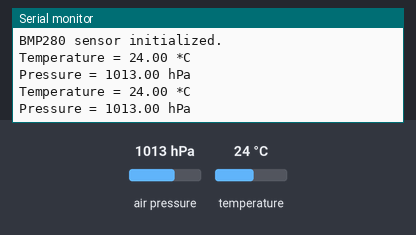
The sketch below on a simulated Arduino Uno, built for the host (arithmetic inside an expression is 32-bit, double 64-bit). Parts: the last lines printed to the serial monitor. The inputs (shaded band) are chosen by the test bench; at power-on: air pressure 1013 hPa, temperature 24 °C.

Above: at 2.8 s.
2.9 s: air pressure set to 952 hPa
At 4.7 s:
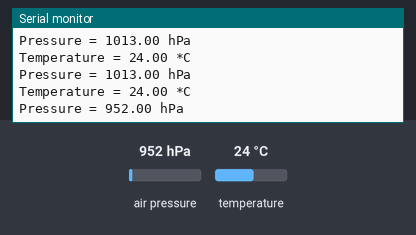
5.6 s: temperature set to 12 °C
At 6.4 s:
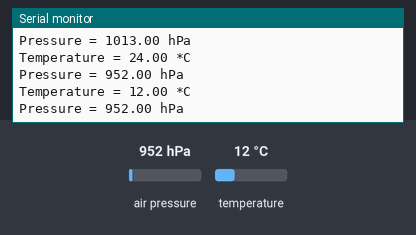
8.3 s: air pressure set to 975 hPa
At 10.8 s:
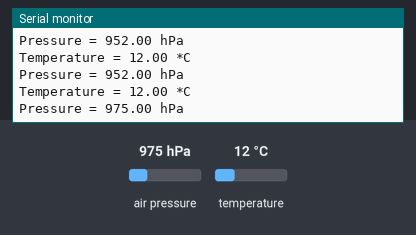
Timing chart, 0 to 12.3 s (numbered marks = the images above; inputs shaded):
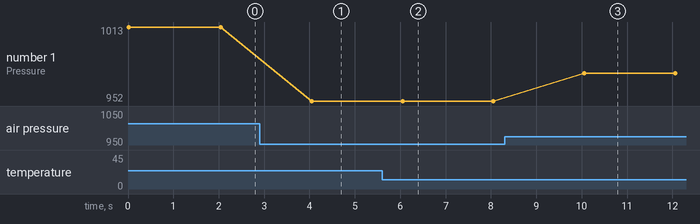

The sketch:

BMP280.ino
```cpp
#include <SPI.h>
#include <Adafruit_Sensor.h>
#include <Adafruit_BMP280.h>

#define CS_PIN 5     // Chip select pin for BMP280
#define SCK_PIN 10   // Clock pin (SCK)
#define MOSI_PIN 11  // Data in (MOSI)
#define MISO_PIN 12  // Data out (MISO)

Adafruit_BMP280 bmp(CS_PIN); // Create an instance of the BMP280 sensor

void setup() {
  Serial.begin(9600);
  while (!Serial); // Wait for Serial Monitor
  Serial.println("SPI Communication with BMP280");

  // Initialize SPI with custom pins
  SPI.begin(SCK_PIN, MISO_PIN, MOSI_PIN, CS_PIN); // SCK, MISO, MOSI, and CS
  pinMode(CS_PIN, OUTPUT); // Set CS pin as output

  // Initialize the BMP280 sensor
  if (!bmp.begin()) {
    Serial.println("Could not find a valid BMP280 sensor, check wiring!");
    while (1);
  }

  Serial.println("BMP280 sensor initialized.");
}

void loop() {
  // Read data from BMP280
  float temperature = bmp.readTemperature();
  float pressure = bmp.readPressure(); // Pressure in Pascals

  // Print the data
  Serial.print("Temperature = ");
  Serial.print(temperature);
  Serial.println(" *C");

  Serial.print("Pressure = ");
  Serial.print(pressure / 100.0); // Convert pressure from Pascals to hPa
  Serial.println(" hPa");

  delay(2000); // Delay 2 seconds before next reading
}
```

Measured:
- after the input at 2.9 s, the serial monitor: prints a new line after 1.1 s (image 1)
- after the input at 5.6 s, the serial monitor: prints a new line after 0.45 s (image 2)
- after the input at 8.3 s, the serial monitor: prints a new line after 1.8 s (image 3)
- plotted number 1: 1013 → 952 after the input at 2.9 s, 952 → 975 after the input at 8.3 s
